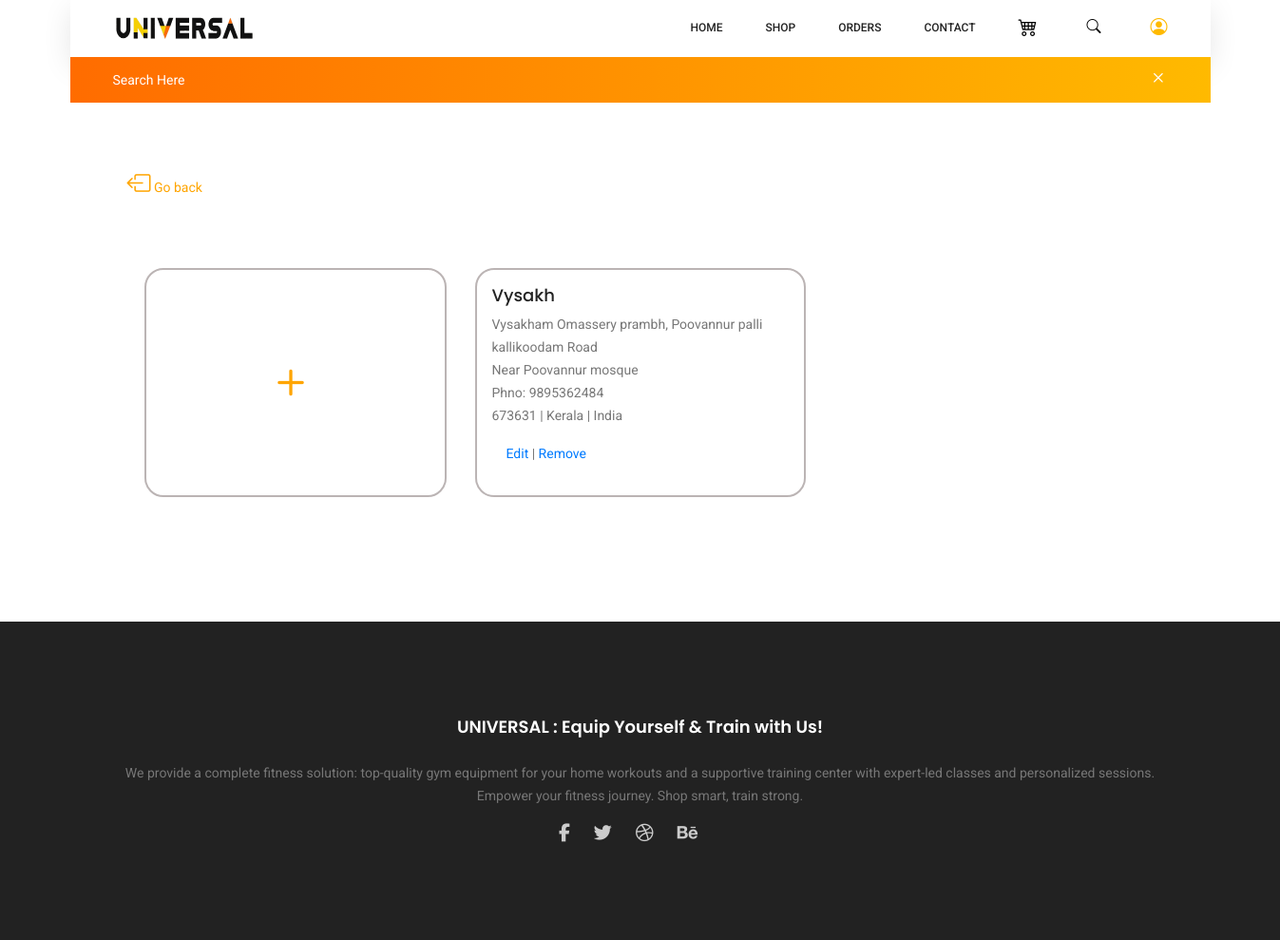
Page /address (signed in) on the earlier database version.
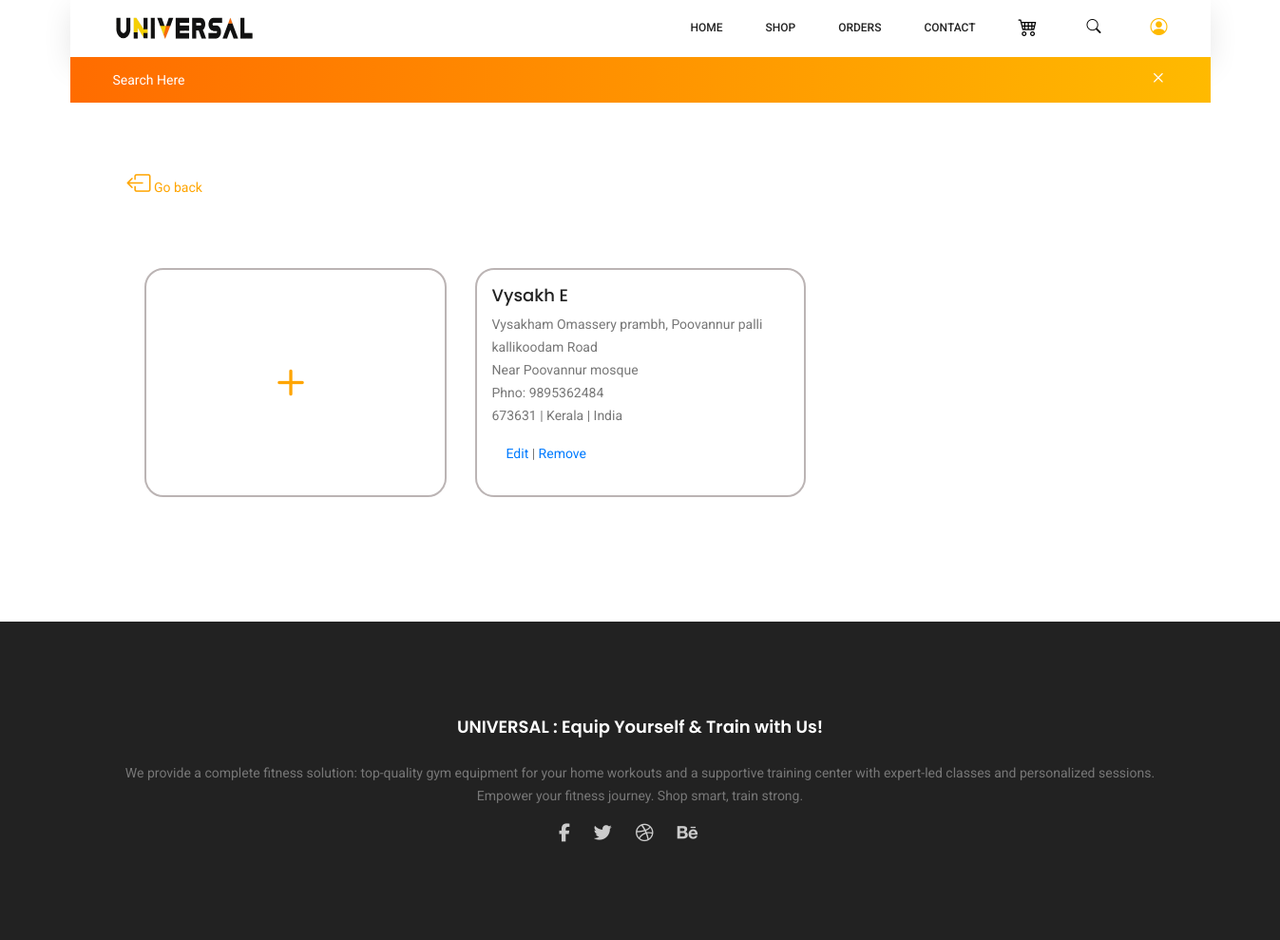
Same page on the later database version.
### app/models.py (models this page shows)
class addreses(models.Model):
    u_name=models.ForeignKey(users,on_delete=models.CASCADE)
    region=models.TextField()
    fullname=models.TextField()
    mobilenumber=models.TextField()
    pincode=models.TextField()
    add1=models.TextField()
    add2=models.TextField()
    landmark=models.TextField()
    town=models.TextField()
    state=models.TextField()

### app/views.py (the view)
# urls.py: path('address',views.address),
def address(request):
     data=users.objects.get(username=request.session.get('user'))
     adr=addreses.objects.filter(u_name=data.pk)
     return render(request,'address.html',{'type':types(request),'user':getuser(request),'customer':data,'adr':adr})

### app/views.py (called while the page is built)
def getuser(request):
    user=False
    if 'user' in request.session:
            user=True
    return user

def types(request):
    type=product.objects.all()
    type2=[]
    for i in type:
         if i.type not in type2:
              type2.append(i.type)
    return type2

### templates/address.html (shortened to what the changed rows need)
<!DOCTYPE html>
<html lang="zxx" class="no-js">
<head>
	{% load static %}
	<link rel="stylesheet" href="{% static 'css/linearicons.css' %}">
	<link rel="stylesheet" href="{% static 'css/font-awesome.min.css' %}">
	<link rel="stylesheet" href="{% static 'css/themify-icons.css' %}"">
	<link rel="stylesheet" href="{% static 'css/bootstrap.css' %}">
	<link rel="stylesheet" href="{% static 'css/owl.carousel.css' %}">
	<link rel="stylesheet" href="{% static 'css/nice-select.css' %}">
	<link rel="stylesheet" href="{% static 'css/nouislider.min.css' %}">
	<link rel="stylesheet" href="{% static 'css/ion.rangeSlider.css' %}">
	<link rel="stylesheet" href="{% static 'css/ion.rangeSlider.skinFlat.css' %}"">
	<link rel="stylesheet" href="{% static 'css/magnific-popup.css' %}">
	<link rel="stylesheet" href="{% static 'css/main_copy.css' %}">
	<link rel="stylesheet" href="{% static 'css/product_copy_copy.css' %}">
	<link rel="stylesheet" href="https://cdn.jsdelivr.net/npm/bootstrap-icons@1.3.0/font/bootstrap-icons.css">
</head>
<body style="height: fit-content;">
	<div class="container">
		<div class="services row justify-content-between p-5">
			{% for i in adr %}
			<div class="col-lg-4 row p-3 mt-4 service ad" style="border: 2px solid rgb(187, 180, 180); border-radius: 20px; transition: ease 0.4s; flex-direction: column;">
				<h4>{{i.fullname}}</h4>
				<p>{{i.add1}} {{i.add2}}<br>
				{{i.landmark}}<br>
				Phno: {{i.mobilenumber}}<br>
				{{i.pincode}} |
				{{i.state}} |
				{{i.region}}</p>
				<div class="col-lg-2" style="display: flex;">
					<a href="../update_address/{{i.pk}}">Edit</a>
					<p>&nbsp;|</p>
					<a href="../remove_address/{{i.pk}}">&nbsp;Remove</a>
				</div>
			</div>
			{% endfor %}
		</div>
    </div>
</body>
</html>

Differences in the rows shown:
changed addreses "Vysakham Omassery prambh,": fullname "Vysakh" → "Vysakh E"
